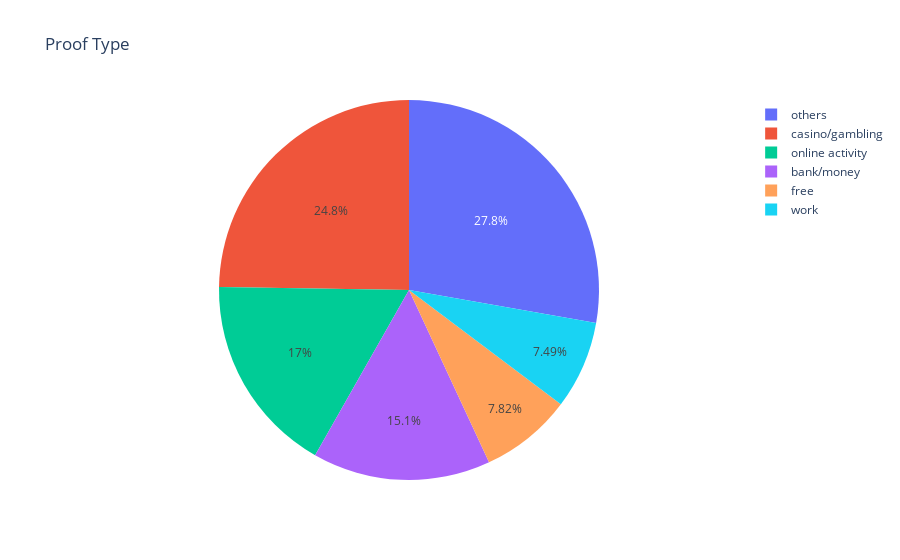

Here is the notebook cell this chart was saved with:
### Code cell
#using plotly, make  a pie chart
fig = px.pie(proof_type, values = 'count', names = 'type', title = 'Proof Type')
fig.show()

### Figure 1 — Plotly figure (JSON) as saved in the notebook; plotly's stock layout.template omitted (floating-point values rounded to 4 significant figures)
{"data": [{"domain": {"x": [0, 1], "y": [0, 1]}, "hovertemplate": "type=%{label}<br>count=%{value}<extra></extra>", "labels": ["others", "casino/gambling", "online activity", "bank/money", "free", "work"], "legendgroup": "", "name": "", "showlegend": true, "type": "pie", "values": [341, 304, 209, 186, 96, 92]}], "layout": {"legend": {"tracegroupgap": 0}, "title": {"text": "Proof Type"}}}
